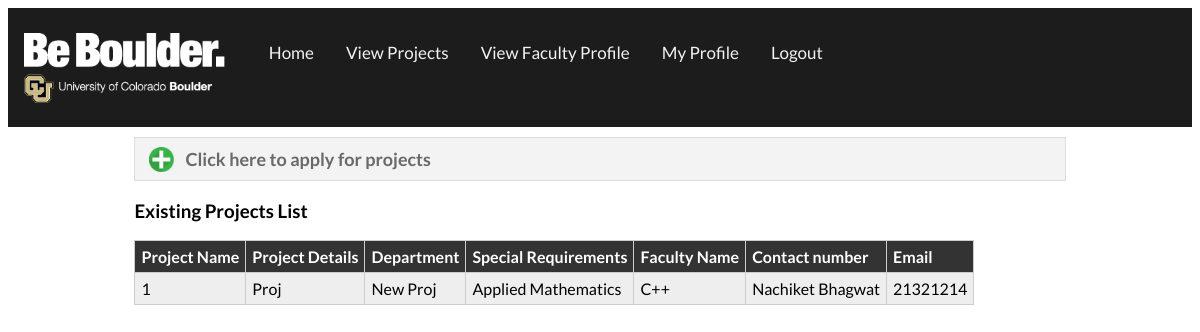
/personal/viewprojects (signed in), run on an earlier commit of the app's database.
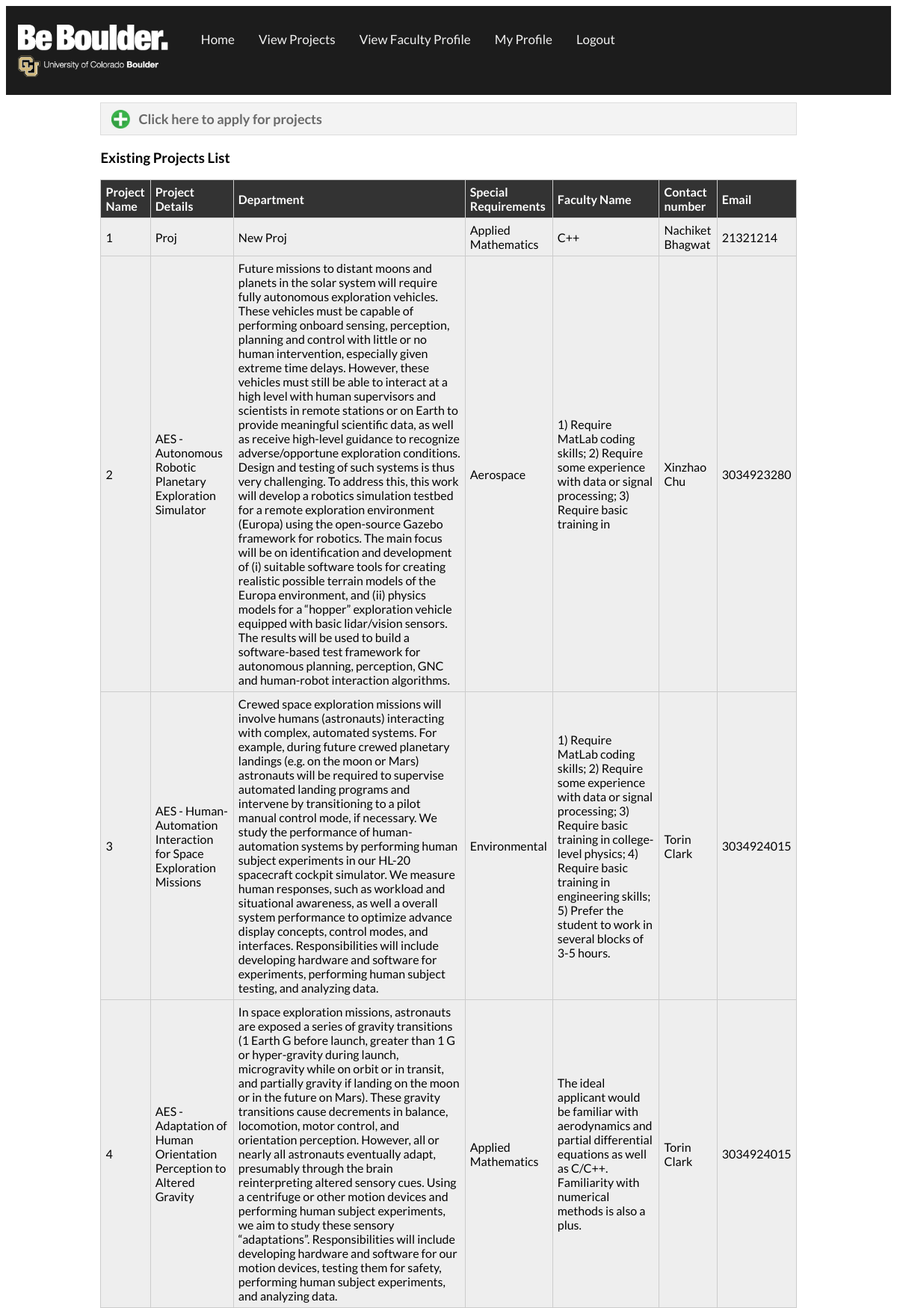
And on a later commit of the database.
### personal/models.py (models this page shows)
class ProjectModel(models.Model):
	Id = models.AutoField(primary_key=True)
	PF_First_Name = models.CharField("*First Name", max_length=120)
	PF_Last_Name = models.CharField("*Last Name", max_length=120)
	PF_Contact_Number = models.IntegerField("*Contact Number")
	PF_Email = models.EmailField("*Email")
	PF_Department = models.CharField("*Department", max_length=120, choices=DEPARTMENT)
	PF_DEVELOPING_COMMUNITIES=[('select1','Yes'),('select2','No')]
	PF_Communities = models.CharField("*Does the project have focus on Engineering for developing communities?", max_length=120, choices=PF_DEVELOPING_COMMUNITIES)
	SF_First_Name = models.CharField("Secondary Faculty, Firstname", max_length=120)
	SF_Last_Name = models.CharField("Secondary Faculty, Lastname", max_length=120)
	SF_Contact_Number = models.IntegerField(null=True, blank=True, default = 0)
	SF_Email = models.EmailField()
	SF_Department = models.CharField(max_length=120, choices=DEPARTMENT)
	Appr_Title = models.CharField("*Apprenticeship Title", max_length=120)
	Appr_Details = models.CharField("*Project Details (in brief)", max_length=2000)
	Appr_Project_Link1 = models.CharField("Link to Project Details", max_length=120)
	Appr_Project_Link2 = models.FileField(storage=FileSystemStorage(location=settings.MEDIA_ROOT), upload_to='Apprenticeship', default='settings.MEDIA_ROOT/default/temp.txt')
	Appr_Special_Requirements = models.CharField("*Special skillset required", max_length=1000)
	Appr_Departments = models.CharField("*Choose one or more departments", max_length=120, choices=DEPARTMENT)
	APPR_SUPERVISION_LEVEL =[
		("None", "Very little supervision; student will need to work largely independently"),
		("Moderate", "Moderate amount of supervision and interaction with others"),
		("A lot", "Good deal of supervision; student will work as an integral part of a research team")
	]
 	Appr_Supervision_Level = models.CharField("*Supervision Level", max_length=180, choices=APPR_SUPERVISION_LEVEL)
	APPR_SUPERVISION_BY = [
		("Faculty", "Supervision primarily by faculty supervisor"),
		("Graduate Student", "Supervision primarily by graduate students"),
		("Combination", "Supervision primarily a combination of faculty and graduate students")
	]
 	Appr_Supervision_By = models.CharField("*Supervision By", max_length=180, choices=APPR_SUPERVISION_BY)
 	APPR_NATURE_OF_WORK = [
		("theoretical", "Nature of work is primarily theoretical, most work on paper/electronic medium"),
		("experimental", "Nature of work is primarily experimental, requiring hands-on work in a lab"),
		("field based", "Nature of work is primarily field based, requiring hands-on work in the field"),
		("computer-related", "Nature of work is primarily computer-related, involving coding/analysis"),
		("combination", "Nature of work is a combination of several types of work")
	]
 	Appr_Nature_Of_Work = models.CharField("*Nature of Work", max_length=180, choices=APPR_NATURE_OF_WORK)
	APPR_PRIOR_WORK = [
		("None", "No prior work; student will be starting from basic idea"),
		("Some", "Some prior work; student will build on work of others"),
		("Well-established", "Well-established body of work; student will refine/improved upon efforts of others")
	]
 	Appr_Prior_Work = models.CharField("*Prior Work", max_length=180, choices=APPR_PRIOR_WORK)
 	Username = models.CharField(max_length=180)
	def __unicode__(self):
		return self.Id
	def __str__(self):
		return self.Id
	def get_absolute_url(self):
		return reverse("posts:detail", kwargs={"id": self.Id})

### personal/views.py (the view)
def viewprojects(request):
	if not request.user.is_authenticated():
		return render_to_response('personal/logout.html')
	all_projs = list( ProjectModel.objects.all() )
	context = {}
	details1 = []
	for i in all_projs:
		add = []
		add.append(i.Id)
		add.append(i.Appr_Title)
		add.append(i.Appr_Details)
		add.append(i.Appr_Departments)
		add.append(i.Appr_Special_Requirements)
		add.append(i.PF_First_Name + "\n" + i.PF_Last_Name)
		add.append(i.PF_Contact_Number)
		add.append(i.PF_Email)
		details1.append(add)
	context["details1"] = details1
	return render(request, 'personal/viewprojects.html', context)

### personal/templates/personal/viewprojects.html (shortened to what this page needs)
<!DOCTYPE html>
<html >
  <head>
    {% load staticfiles %}
    <link rel="stylesheet" href="/static/personal/css/facultypage.css" type="text/css"/>
</head>
<body id="facultyhome">
	<div>
	<ul class="topnav" id="myTopnav">
		<li><a href="home">
			<img id="cubheader" src="/static/personal/images/cubheader.png" alt=""/></a></li>
		<li><a href="studenthome">Home</a></li>
		<li><a href="viewprojects">View Projects</a></li>
		<li><a id="viewfaculty" href="#viewfaculty">View Faculty Profile</a></li>
		<li><a id="profile" href="#profile">My Profile</a></li>
		<li><a id="logout" href="logout">Logout</a></li>
	</ul>
	</div>
	<div class="wrapper">
	<div class="button">
    <a href="applyprojects" class="addprojectsbutton">Click here to apply for projects</a>
	</div>
	<div class="projectlist">
		<h3>Existing Projects List</h3>
		<table id="myTable" class="tablesorter" border="0" cellpadding="0" cellspacing="1">
			<thead>
				<tr>
					<th>Project Name</th>
					<th>Project Details</th>
					<th>Department</th>
					<th>Special Requirements</th>
                    <th>Faculty Name</th>
					<th>Contact number</th>
					<th>Email</th>
				</tr>
			</thead>
			<tbody>
				{% for n in details1 %}
					<tr>
					<td>{{n.0}}</td>
					<td>{{n.1}}</td>
					<td>{{n.2}}</td>
					<td>{{n.3}}</td>
					<td>{{n.4}}</td>
					<td>{{n.5}}</td>
					<td>{{n.6}}</td>
					</tr>
				{% endfor %}
			</tbody>
		</table>

### personal/static/personal/css/facultypage.css (style rules this page uses)
ul.topnav { list-style-type: none; margin: 0; padding: 0; overflow: hidden; background-color: #1C1C1C; }
ul.topnav li { float: left; line-height: 40px; margin-top:15px; }
ul.topnav li a { display: inline-block; color: #f2f2f2; text-align: center; padding: 10px 16px; text-decoration: none; transition: 0.3s; font-size: 17px; font-family: 'Lato'; }
#cubheader { width: auto; height: 70px; }
#logout { align:right; }
.wrapper { margin: 0 auto; padding: 10px; }
.button { width:80%; margin: 0 auto; position: relative; }
a.addprojectsbutton { color: #696969; font: bold 12px Lato, sans-serif; text-decoration: none; display: block; -webkit-transition: border-color .218s; -moz-transition: border .218s; -o-transition: border-color .218s; transition: border-color .218s; background: #AFEEEE; background: -webkit-gradient(linear,0% 40%,0% 70%,from(#F5F5F5),to(#F1F1F1)); background: -moz-linear-gradient(linear,0% 40%,0% 70%,from(#F5F5F5),to(#F1F1F1)); border: solid 1px #dcdcdc; }
a.addprojectsbutton { background: url(/static/personal/images/plus.png) 14px no-repeat #f3f3f3; background-size: 25px; font-size: 18px; padding: 10px 15px 10px 50px; }
.projectlist { width:80%; margin: 0 auto; }
.projectlist h3 { cursor: default; font-family: "Lato" sans-serif; }
.projectdisplay td, th { padding: 6px; border: 1px solid #ccc; text-align: left; }
body { font-family: 'Lato', sans-serif; -webkit-font-smoothing: antialiased; -moz-osx-font-smoothing: grayscale; background-repeat: no-repeat; -webkit-background-size: cover; -moz-background-size: cover; -o-background-size: cover; background-size: cover; z-index: -1; }
.tablesorter { display: inline-block; float: left; }
.tablesorter { border-collapse: collapse; }
.tablesorter tr { background: #eee; cursor: default; }
.tablesorter th { background: #333; color: white; font-weight: bold; }
.tablesorter td, th { padding: 6px; border: 1px solid #ccc; text-align: left; }

What changed in the data, as far as the page shows it:
added ProjectModel: Appr_Title "AES - Autonomous Robotic Planetary Exploration Simulator", Appr_Details "Future missions to distant moons and planets in the solar system will require fully autonomous exploration vehicles. These vehicles must be capable of performing onboard sensing, perception, planning and control with little or no human intervention, especially given extreme time delays. However, these vehicles must still be able to interact at a high level with human supervisors and scientists in remote stations or on Earth to provide meaningful scientific data, as well as receive high-level guidance to recognize adverse/opportune exploration conditions. Design and testing of such systems is thus very challenging. To address this, this work will develop a robotics simulation testbed for a…", Appr_Departments "Aerospace", Appr_Special_Requirements "1) Require MatLab coding skills; 2) Require some experience with data or signal processing; 3) Require basic training in"
added ProjectModel: Appr_Title "AES - Human-Automation Interaction for Space Exploration Missions", Appr_Details "Crewed space exploration missions will involve humans (astronauts) interacting with complex, automated systems. For example, during future crewed planetary landings (e.g. on the moon or Mars) astronauts will be required to supervise automated landing programs and intervene by transitioning to a pilot manual control mode, if necessary. We study the performance of human-automation systems by performing human subject experiments in our HL-20 spacecraft cockpit simulator. We measure human responses, such as workload and situational awareness, as well a overall system performance to optimize advance display concepts, control modes, and interfaces. Responsibilities will include developing…", Appr_Departments "Environmental", Appr_Special_Requirements "1) Require MatLab coding skills; 2) Require some experience with data or signal processing; 3) Require basic training in college-level physics; 4) Require basic training in engineering skills; 5) Prefer the student to work in several blocks of 3-5 hours."
added ProjectModel: Appr_Title "AES - Adaptation of Human Orientation Perception to Altered Gravity", Appr_Details "In space exploration missions, astronauts are exposed a series of gravity transitions (1 Earth G before launch, greater than 1 G or hyper-gravity during launch, microgravity while on orbit or in transit, and partially gravity if landing on the moon or in the future on Mars). These gravity transitions cause decrements in balance, locomotion, motor control, and orientation perception. However, all or nearly all astronauts eventually adapt, presumably through the brain reinterpreting altered sensory cues. Using a centrifuge or other motion devices and performing human subject experiments, we aim to study these sensory “adaptations”. Responsibilities will include developing hardware and…", Appr_Departments "Applied Mathematics", Appr_Special_Requirements "The ideal applicant would be familiar with aerodynamics and partial differential equations as well as C/C++. Familiarity with numerical methods is also a plus."
Also different on the page:
new list line: "2 Xinzhao Chu 3034923280"
new list line: "3 Torin Clark 3034924015"
new list line: "4 Torin Clark 3034924015"
